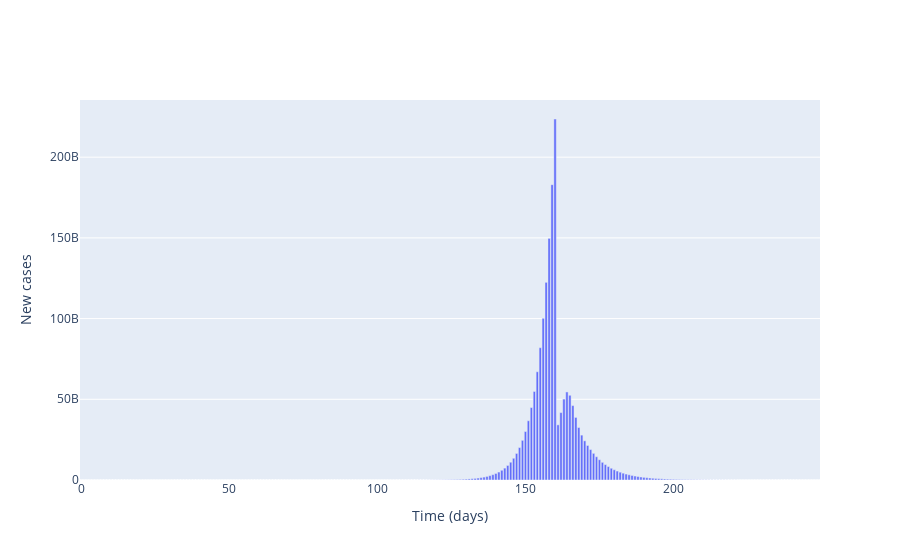
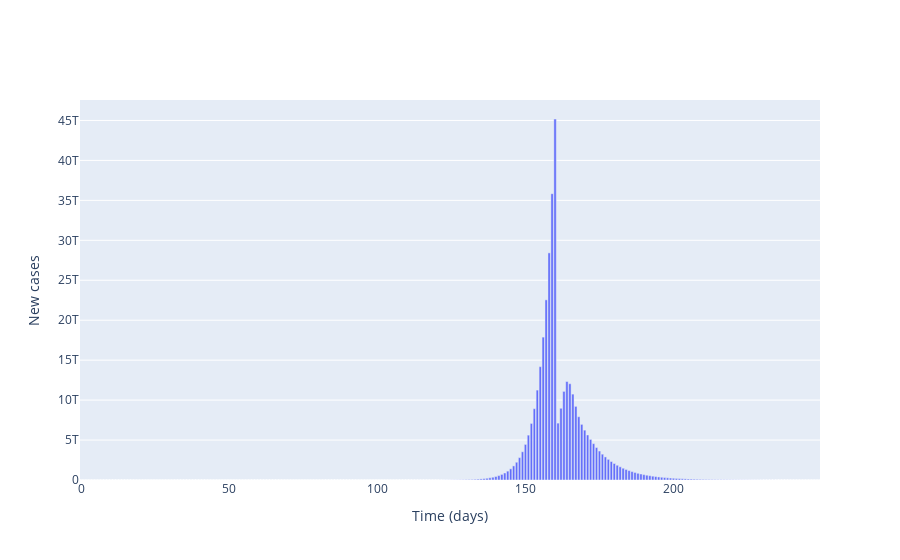
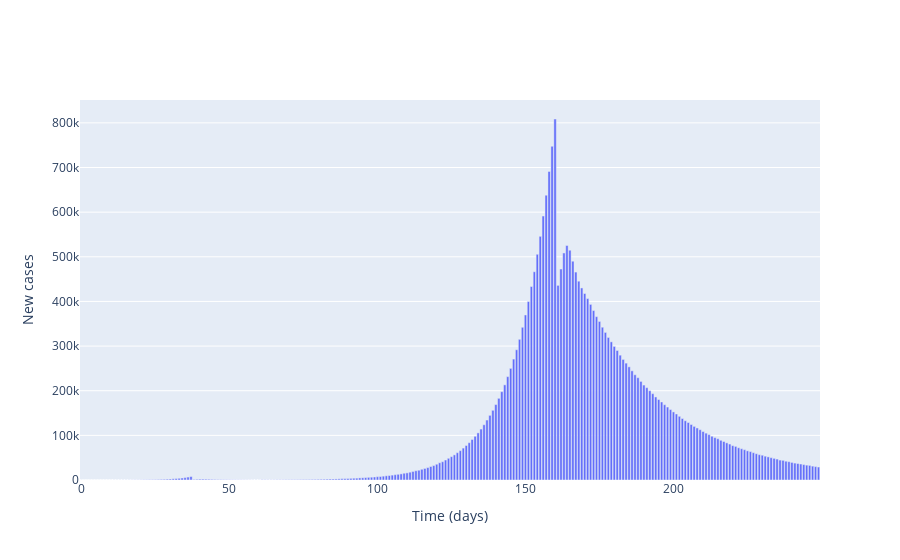
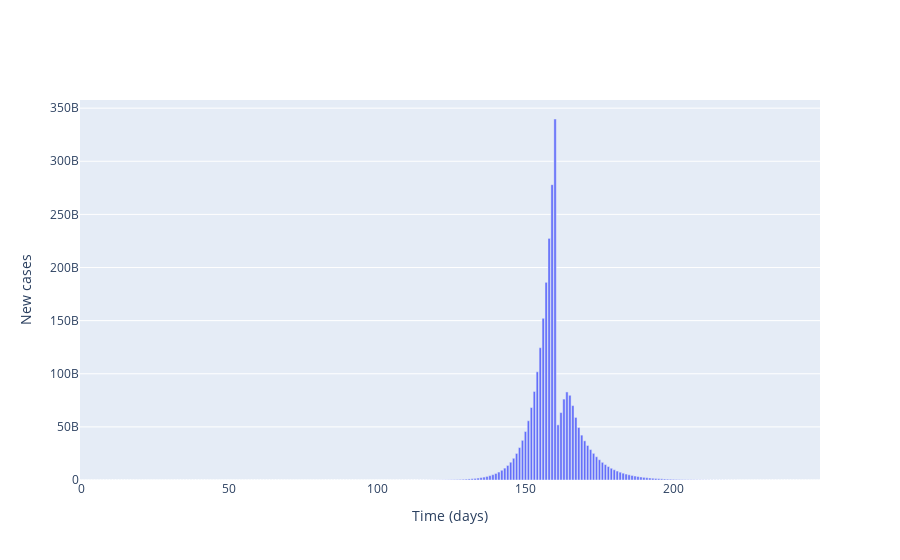

Source (notebook cell) for these figures, in order:
### Markdown cell above
## Plot agreggated local incidence numbers

### Code cell
for _ in range(len(contact_matrix)):  
    # Plot (bar chart cases each day)
    fig = go.Figure()

    # Plot of incidences
    fig.add_trace(
        go.Bar(
            x=times,
            y=agg_cases[_],
            name='Incidences'
        )
    )

    # Add axis labels
    fig.update_layout(
        xaxis_title='Time (days)',
        yaxis_title='New cases'
    )

    fig.show()

### Figure 1 — Plotly figure (JSON) as saved in the notebook; plotly's stock layout.template omitted (floating-point values rounded to 4 significant figures; data arrays with more than 128 entries replaced by an {"elided": "..."} marker saying what was removed)
{"data": [{"name": "Incidences", "type": "bar", "x": {"elided": "250 int values"}, "y": {"elided": "250 int values"}}], "layout": {"xaxis": {"title": {"text": "Time (days)"}}, "yaxis": {"title": {"text": "New cases"}}}}

### Figure 2 — Plotly figure (JSON) as saved in the notebook; plotly's stock layout.template omitted (floating-point values rounded to 4 significant figures; data arrays with more than 128 entries replaced by an {"elided": "..."} marker saying what was removed)
{"data": [{"name": "Incidences", "type": "bar", "x": {"elided": "250 int values"}, "y": {"elided": "250 int values"}}], "layout": {"xaxis": {"title": {"text": "Time (days)"}}, "yaxis": {"title": {"text": "New cases"}}}}

### Figure 3 — Plotly figure (JSON) as saved in the notebook; plotly's stock layout.template omitted (floating-point values rounded to 4 significant figures; data arrays with more than 128 entries replaced by an {"elided": "..."} marker saying what was removed)
{"data": [{"name": "Incidences", "type": "bar", "x": {"elided": "250 int values"}, "y": {"elided": "250 int values"}}], "layout": {"xaxis": {"title": {"text": "Time (days)"}}, "yaxis": {"title": {"text": "New cases"}}}}

### Figure 4 — Plotly figure (JSON) as saved in the notebook; plotly's stock layout.template omitted (floating-point values rounded to 4 significant figures; data arrays with more than 128 entries replaced by an {"elided": "..."} marker saying what was removed)
{"data": [{"name": "Incidences", "type": "bar", "x": {"elided": "250 int values"}, "y": {"elided": "250 int values"}}], "layout": {"xaxis": {"title": {"text": "Time (days)"}}, "yaxis": {"title": {"text": "New cases"}}}}
